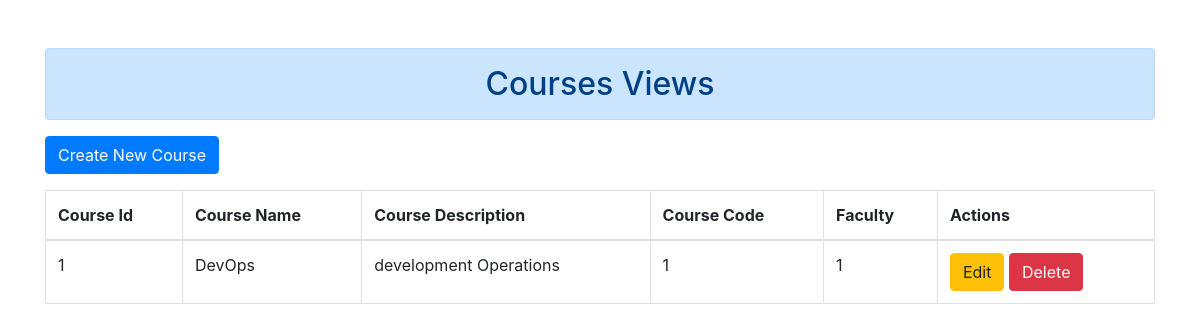
The app's page /courses_form/view_course.php with its own data.
### tables this page shows
CREATE TABLE `courses` (
  `course_id` int(11) NOT NULL,
  `course_name` varchar(100) NOT NULL,
  `course_description` text DEFAULT NULL,
  `course_code` varchar(20) NOT NULL,
  `faculty_id` int(11) DEFAULT NULL
);

### courses_form/view_course.php (the view, shortened to what this page needs)
<?php
include 'db_connection.php';
$results_per_page = 5;
if (!isset($_GET['page'])) {
    $page = 1;
} else {
    $page = $_GET['page'];
}
$start_from = ($page-1) * $results_per_page;
$sql = "SELECT * FROM courses LIMIT $start_from, $results_per_page";
$result = $conn->query($sql);
?>
<!DOCTYPE html>
<html lang="en">
<head>
    <link href="https://stackpath.bootstrapcdn.com/bootstrap/4.5.2/css/bootstrap.min.css" rel="stylesheet">
</head>
<body>
    <div class="container mt-5">
        <h2 class="alert alert-primary p-3 text-center">Courses Views</h2>
        <a href="insert_course.php" class="btn btn-primary mb-3">Create New Course</a>
        <table class="table table-bordered">
            <thead>
                <tr>
                    <th>Course Id</th>
                    <th>Course Name</th>
                    <th>Course Description</th>
                    <th>Course Code</th>
                    <th>Faculty</th>
                    <th>Actions</th>
                </tr>
            </thead>
            <tbody>
                <?php
                $i12 = $start_from + 1;
                if ($result->num_rows > 0) {
                    while($row = $result->fetch_assoc()) {
                        echo "<tr>
                            <td>$i12</td>
                            <td>{$row['course_name']}</td>
                            <td>{$row['course_description']}</td>
                            <td>{$row['course_code']}</td>
                            <td>{$row['faculty_id']}</td>
                            <td>
                                <a href='update_course.php?course_id={$row['course_id']}' class='btn btn-warning'>Edit</a>
                                <a href='delete_course.php?course_id={$row['course_id']}' class='btn btn-danger'>Delete</a>
                            </td>
                        </tr>";
                        $i12++;
                    }
                } else {
                    echo "<tr><td colspan='6'>No courses found</td></tr>";
                }
                ?>
            </tbody>
        </table>
    </div>
</body>
</html>

### records on screen
courses: course_name "DevOps", course_description "development Operations", course_code "1", faculty "1"
